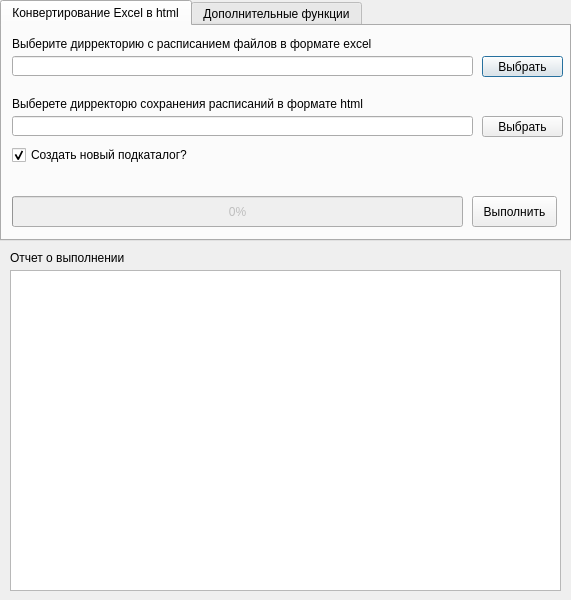
<?xml version="1.0" encoding="UTF-8"?>
<ui version="4.0">
 <class>MainWindow</class>
 <widget class="QDialog" name="MainWindow">
  <property name="enabled">
   <bool>true</bool>
  </property>
  <property name="geometry">
   <rect>
    <x>0</x>
    <y>0</y>
    <width>571</width>
    <height>600</height>
   </rect>
  </property>
  <property name="minimumSize">
   <size>
    <width>571</width>
    <height>600</height>
   </size>
  </property>
  <property name="maximumSize">
   <size>
    <width>571</width>
    <height>600</height>
   </size>
  </property>
  <property name="contextMenuPolicy">
   <enum>Qt::NoContextMenu</enum>
  </property>
  <property name="windowTitle">
   <string extracomment="Программное обеспечение конфертирования расписания занятий">schedule2html</string>
  </property>
  <property name="windowIcon">
   <iconset>
    <normaloff>favicon.ico</normaloff>favicon.ico</iconset>
  </property>
  <widget class="QTabWidget" name="tabWidget">
   <property name="geometry">
    <rect>
     <x>0</x>
     <y>0</y>
     <width>571</width>
     <height>241</height>
    </rect>
   </property>
   <property name="currentIndex">
    <number>0</number>
   </property>
   <widget class="QWidget" name="tab_3">
    <attribute name="title">
     <string>Конвертирование Excel в html</string>
    </attribute>
    <widget class="QLineEdit" name="sourceExcelDirectoryPath">
     <property name="geometry">
      <rect>
       <x>10</x>
       <y>30</y>
       <width>461</width>
       <height>20</height>
      </rect>
     </property>
    </widget>
    <widget class="QPushButton" name="sourceDirectoryButton">
     <property name="geometry">
      <rect>
       <x>480</x>
       <y>30</y>
       <width>81</width>
       <height>21</height>
      </rect>
     </property>
     <property name="text">
      <string>Выбрать</string>
     </property>
    </widget>
    <widget class="QPushButton" name="convertExcelToHTMLActionButton">
     <property name="geometry">
      <rect>
       <x>470</x>
       <y>170</y>
       <width>85</width>
       <height>31</height>
      </rect>
     </property>
     <property name="text">
      <string>Выполнить</string>
     </property>
    </widget>
    <widget class="QLabel" name="savingDirectoryLable">
     <property name="geometry">
      <rect>
       <x>10</x>
       <y>70</y>
       <width>381</width>
       <height>16</height>
      </rect>
     </property>
     <property name="text">
      <string>Выберете дирректорю сохранения расписаний в формате html</string>
     </property>
    </widget>
    <widget class="QLineEdit" name="savingHTMLDirectoryPath">
     <property name="geometry">
      <rect>
       <x>10</x>
       <y>90</y>
       <width>461</width>
       <height>20</height>
      </rect>
     </property>
    </widget>
    <widget class="QPushButton" name="savingDirectoryButton">
     <property name="geometry">
      <rect>
       <x>480</x>
       <y>90</y>
       <width>81</width>
       <height>21</height>
      </rect>
     </property>
     <property name="text">
      <string>Выбрать</string>
     </property>
    </widget>
    <widget class="QProgressBar" name="progressBar">
     <property name="enabled">
      <bool>false</bool>
     </property>
     <property name="geometry">
      <rect>
       <x>10</x>
       <y>170</y>
       <width>451</width>
       <height>31</height>
      </rect>
     </property>
     <property name="value">
      <number>0</number>
     </property>
     <property name="textVisible">
      <bool>true</bool>
     </property>
    </widget>
    <widget class="QLabel" name="sourceDirectoryLable">
     <property name="geometry">
      <rect>
       <x>10</x>
       <y>10</y>
       <width>391</width>
       <height>16</height>
      </rect>
     </property>
     <property name="text">
      <string>Выберите дирректорию с расписанием файлов в формате excel</string>
     </property>
    </widget>
    <widget class="QCheckBox" name="createNewDirectoryCheckBox">
     <property name="geometry">
      <rect>
       <x>10</x>
       <y>120</y>
       <width>181</width>
       <height>18</height>
      </rect>
     </property>
     <property name="text">
      <string>Создать новый подкаталог?</string>
     </property>
     <property name="checked">
      <bool>true</bool>
     </property>
    </widget>
   </widget>
   <widget class="QWidget" name="tab_4">
    <attribute name="title">
     <string>Дополнительные функции</string>
    </attribute>
    <widget class="QLineEdit" name="JSONDirectoryPath">
     <property name="geometry">
      <rect>
       <x>10</x>
       <y>60</y>
       <width>361</width>
       <height>20</height>
      </rect>
     </property>
    </widget>
    <widget class="QPushButton" name="JSONDirectoryPathActionButton">
     <property name="geometry">
      <rect>
       <x>470</x>
       <y>60</y>
       <width>85</width>
       <height>21</height>
      </rect>
     </property>
     <property name="text">
      <string>Выполнить</string>
     </property>
    </widget>
    <widget class="QLabel" name="labelJSONLavel_1">
     <property name="geometry">
      <rect>
       <x>10</x>
       <y>10</y>
       <width>341</width>
       <height>16</height>
      </rect>
     </property>
     <property name="text">
      <string>Обновление JSON описания правил доступа к html файлам</string>
     </property>
    </widget>
    <widget class="QLabel" name="labelJSONLavel_2">
     <property name="geometry">
      <rect>
       <x>10</x>
       <y>40</y>
       <width>241</width>
       <height>16</height>
      </rect>
     </property>
     <property name="text">
      <string>Введите путь к каталогу с html файлами</string>
     </property>
    </widget>
    <widget class="QToolButton" name="JSONDirectoryPathChoiceButton">
     <property name="geometry">
      <rect>
       <x>380</x>
       <y>60</y>
       <width>61</width>
       <height>21</height>
      </rect>
     </property>
     <property name="text">
      <string>...</string>
     </property>
    </widget>
   </widget>
  </widget>
  <widget class="QTextBrowser" name="report">
   <property name="geometry">
    <rect>
     <x>10</x>
     <y>270</y>
     <width>551</width>
     <height>321</height>
    </rect>
   </property>
  </widget>
  <widget class="QLabel" name="reportLabel">
   <property name="geometry">
    <rect>
     <x>10</x>
     <y>250</y>
     <width>121</width>
     <height>16</height>
    </rect>
   </property>
   <property name="text">
    <string>Отчет о выполнении</string>
   </property>
  </widget>
 </widget>
 <resources/>
 <connections/>
</ui>
